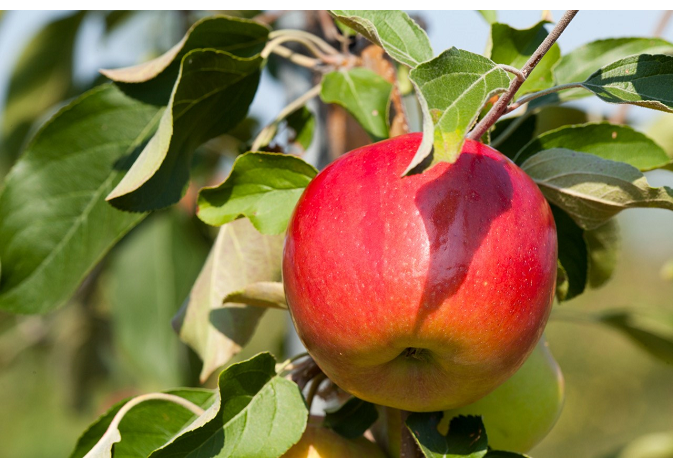
//> input picture hw1/T2/ass.png, 673 x 468 px
$ ./main   (built with g++ and OpenCV 4)
//> lines starting //> are read from the running program, lines starting //| are printed output that depends on the picture; after the words box and inside, x2 and y2 are one past the last pixel; in counts of white or black regions, pixels touching at a corner belong together
#include <opencv2/core/core.hpp>
#include <opencv2/highgui/highgui.hpp>
#include <opencv2/imgproc/imgproc.hpp>
#include <iostream>
#include <assert.h>
#include<queue>
const int N=3;

double calc_threshold(const std::vector<std::vector<cv::Point>> &contours) {
    std::priority_queue<double> areas;
    for (const auto &item: contours) areas.push(cv::arcLength(item,1));
    int cnt = 0;
    double threshold = 1e7;
    while (!areas.empty() && (++cnt) <= N) {
        threshold = std::min(threshold, areas.top());
        areas.pop();
    }
    return threshold;
}

bool judge_counter(const std::vector<cv::Point> &contour, double threshold) {
    return cv::arcLength(contour,1)>= threshold;
}

int main(int argc, char ** argv){
    cv::Mat src = cv::imread("../ass.png");
//> src is the input picture: 468 rows x 673 cols, CV_8UC3; mean B, G, R 74.9, 119, 137.7
    assert(src.channels() == 3); // 检测是否为三通道彩⾊图⽚

    cv::Mat channels[3];
    cv::split(src, channels); // 三通道分离
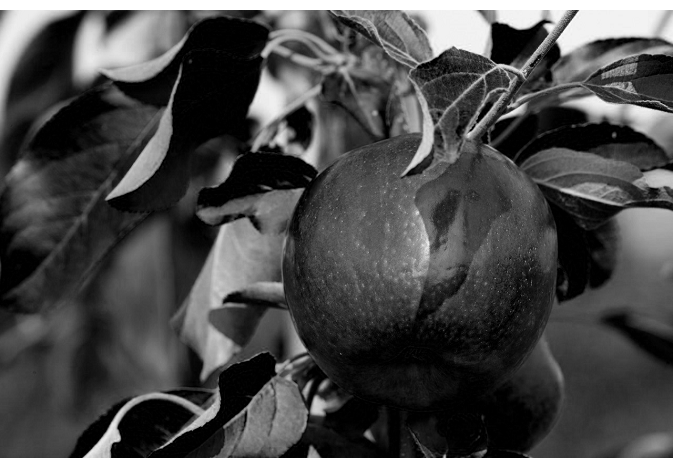
//> channels[0]: 468 rows x 673 cols, CV_8UC1; min 0, max 255, mean 74.9
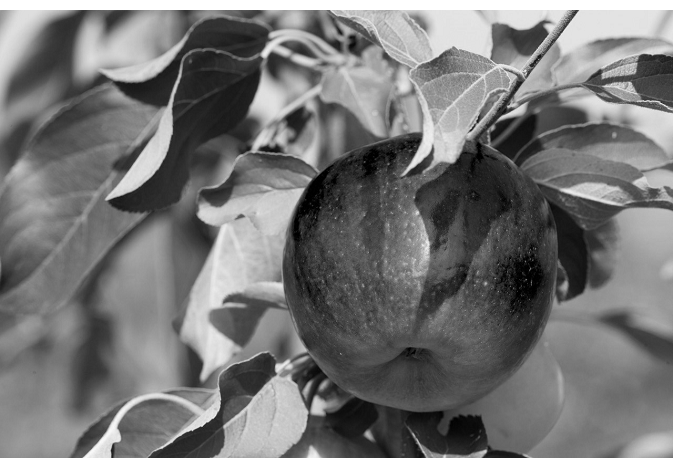
//> channels[1]: 468 rows x 673 cols, CV_8UC1; min 0, max 255, mean 119
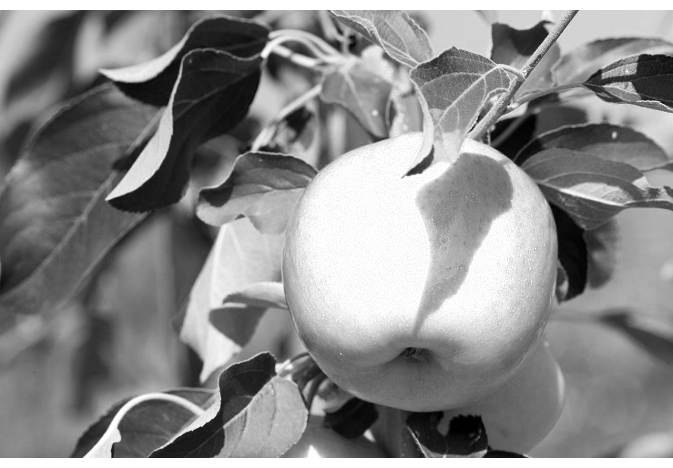
//> channels[2]: 468 rows x 673 cols, CV_8UC1; min 0, max 255, mean 137.7
    cv::Mat red_sub_blue = channels[2] - channels[0]; // 红蓝通道相减
    cv::Mat normal_mat;
    cv::normalize(red_sub_blue, normal_mat, 0., 255., cv::NORM_MINMAX); // 归 ⼀化到[0, 255]
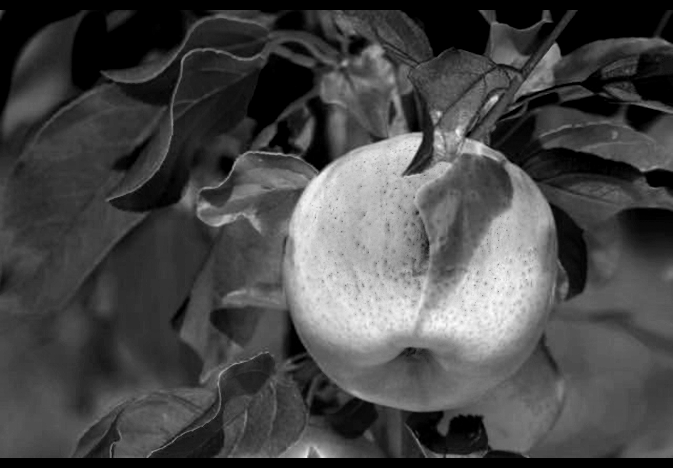
//> normal_mat: 468 rows x 673 cols, CV_8UC1; min 0, max 255, mean 72.1
    cv::Mat result;
    cv::threshold(normal_mat, result, 100, 255, 80); // OTSU⾃ 适应阈值
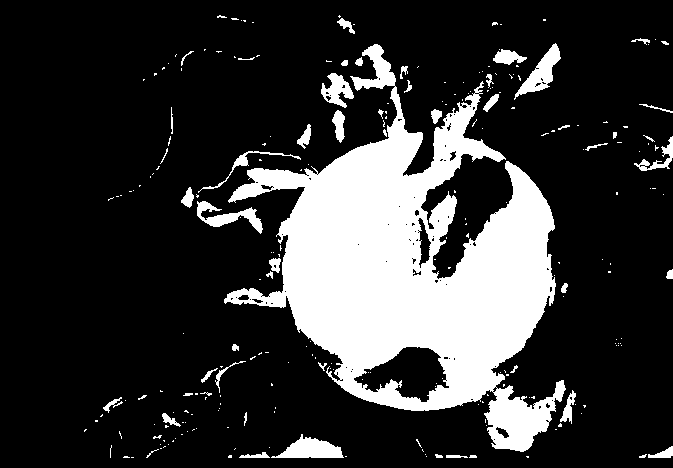
//> result: 468 rows x 673 cols, CV_8UC1; 20.7% white; 247 white regions (195 under 20 px), largest, box (x1, y1, x2, y2) and area: (224, 44, 566, 452) 57151, (271, 434, 344, 458) 964, (514, 43, 561, 100) 905
    cv::Mat A=getStructuringElement(cv::MORPH_ELLIPSE, cv::Point(3,3));
    cv::Mat chan;
    morphologyEx(result,chan,cv::MORPH_OPEN,A,cv::Point(-1,-1),3);
//> chan: 468 rows x 673 cols, CV_8UC1; 19% white; 32 white regions, largest, box (x1, y1, x2, y2) and area: (231, 105, 556, 411) 50390, (486, 385, 555, 452) 2644, (426, 195, 457, 257) 906
    assert(result.channels() == 1);
    cv::Mat canny_result;
    cv::Canny(chan, canny_result, 50, 100, 3);
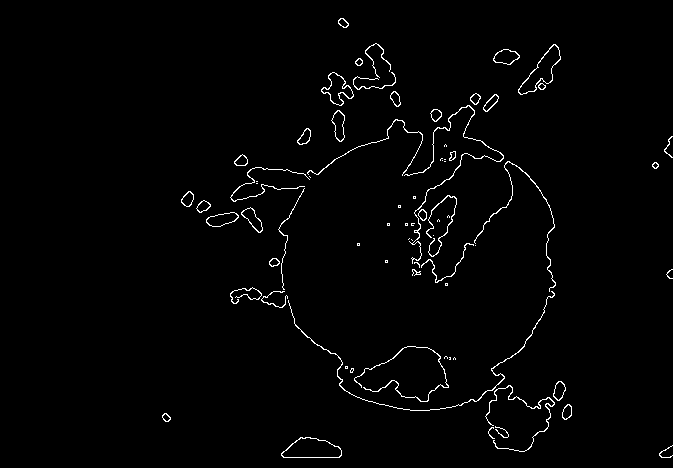
//> canny_result: 468 rows x 673 cols, CV_8UC1; 1.6% white in thin lines or dots, all inside (x1, y1, x2, y2) = (162, 18, 673, 458)
    std::vector<std::vector<cv::Point>> contours;
    std::vector<cv::Vec4i> hierachy;
    cv::findContours(canny_result, contours, hierachy, cv::RETR_EXTERNAL, cv::CHAIN_APPROX_NONE);
//> contours = 73 contours, 36 with area under 20; largest, box (x1, y1, x2, y2) and area: (281, 437, 342, 458) 894, (518, 44, 561, 95) 800, (321, 72, 354, 106) 502, (206, 212, 239, 227) 296, (493, 49, 520, 65) 270

    double threshold = calc_threshold(contours);
//> the loop in calc_threshold, `for (const auto &item: contours) areas.push(cv::arcLength(item,1));` made 73 passes
//> item on passes 24, 27, 28, 29, 44, 45, 46, 50, 51, 52: 1 Point (x, y): [475, 245], 2 Points (x, y): [411, 239], [412, 240], 2 Points (x, y): [409, 238], [408, 239], 1 Point (x, y): [433, 235], 2 Points (x, y): [256, 183], [257, 183], 2 Points (x, y): [256, 181], [257, 181], 2 Points (x, y): [309, 176], [310, 177], 2 Points (x, y): [444, 161], [445, 161], 1 Point (x, y): [442, 160], 2 Points (x, y): [444, 159], [445, 159]
//> after the loop in calc_threshold, `for (const auto &item: contours) areas.push(cv::arcLength(item,1));`: areas = 73 items
//> the loop in calc_threshold, `while (!areas.empty() && (++cnt) <= N)` made 3 passes
//> threshold on passes 1 to 3: 895.9, 867.7, 551.6
//> after the loop in calc_threshold, `while (!areas.empty() && (++cnt) <= N)`: cnt = 4; threshold = 551.6
//> threshold = 551.6

    std::vector<std::vector<cv::Point>> res;
    for (auto it = contours.begin(); it != contours.end(); it++) {
        if (judge_counter(*it, threshold)) {
            res.push_back(*it);
        }
    }
//> this loop made 73 passes

    cv::Mat drawer = cv::Mat::zeros(cv::Size(src.cols, src.rows), CV_8UC3);
    cv::drawContours(drawer, res, -1, {255, 255, 255}, 3);
//> drawer: 468 rows x 673 cols, CV_8UC3; 1.6% white; 2 white regions, box (x1, y1, x2, y2) and area: (286, 159, 558, 413) 3195, (402, 103, 506, 266) 1923

    int x1 = 1e4, x2 = -1, y1 = 1e4, y2 = -1; // x1=min x,x2= max x,y1=min y,y2=max y
    for (auto sub: res) {
        for (auto point: sub) {
            x1 = std::min(x1, point.x);
            x2 = std::max(x2, point.x);
            y1 = std::min(y1, point.y);
            y2 = std::max(y2, point.y);
        }
    }
//> this loop made 3 passes
//> (x2, y1) on passes 1 to 3: (554, 291), (555, 161), (555, 105)
//> after the loop, x1 = 288; x2 = 555; y1 = 105; y2 = 410
    cv::Point p1(x1, y1);
//> p1 = Point(288, 105)
    cv::Point p2(x2, y1);
//> p2 = Point(555, 105)
    cv::Point p3(x1, y2);
//> p3 = Point(288, 410)
    cv::Point p4(x2, y2);
//> p4 = Point(555, 410)
    cv::rectangle(src, p1, p4, cv::Scalar(255, 255, 0));
//> src: 468 rows x 673 cols, CV_8UC3; 0.36% of pixels changed, all inside (x1, y1, x2, y2) = (288, 105, 556, 411)
    cv::rectangle(drawer, p1, p4, cv::Scalar(255, 255, 0));
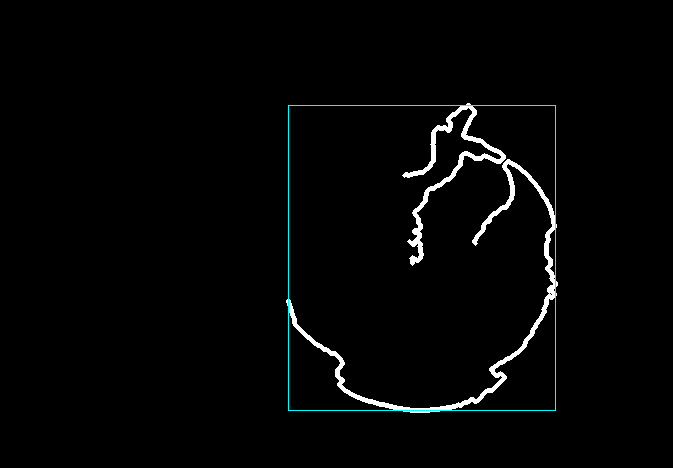
//> drawer: 468 rows x 673 cols, CV_8UC3; mean B, G, R 5, 5, 4.1

    cv::imshow("src", src);
    cv::waitKey(0);
    cv::imwrite("../res.png",src);
    return 0;
}
